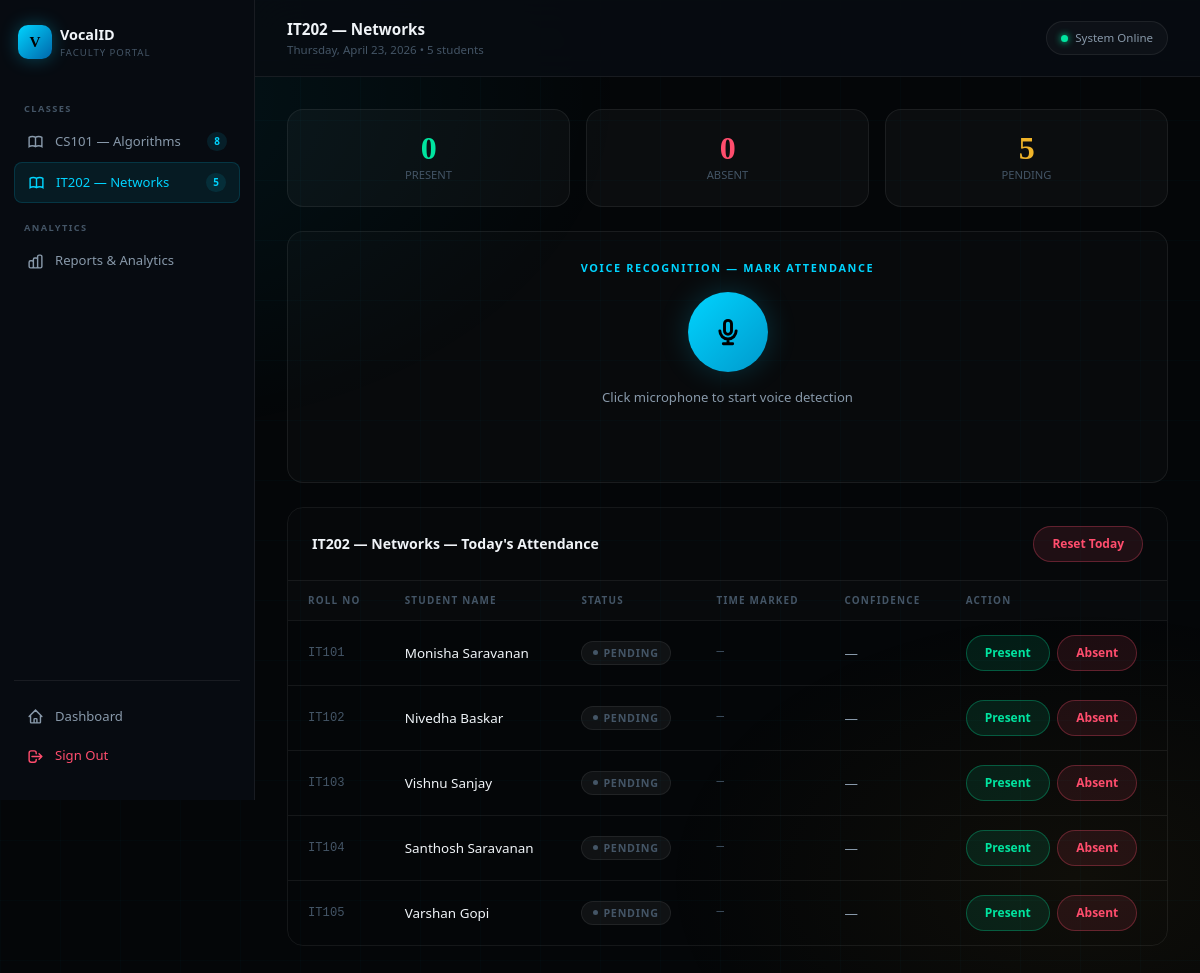
Page /class.php?id=class2 (signed in) on the committed database.
### tables this page shows
CREATE TABLE IF NOT EXISTS students (
    id          INT AUTO_INCREMENT PRIMARY KEY,
    name        VARCHAR(150) NOT NULL,
    email       VARCHAR(150) NOT NULL UNIQUE,
    roll_no     VARCHAR(50)  NOT NULL UNIQUE,
    department  VARCHAR(10)  NOT NULL,
    class_id    VARCHAR(20)  DEFAULT NULL,             
    enrolled    TINYINT(1)   DEFAULT 0,                
    created_at  TIMESTAMP DEFAULT CURRENT_TIMESTAMP
);

### class.php (the view, shortened to what this page needs)
<?php
require_once 'db.php';
$class_id = $_GET['id'] ?? 'class1';
$class_info = [
    'class1' => ['name' => 'CS101 — Algorithms',    'dept' => 'CS', 'color' => 'var(--accent-cyan)'],
    'class2' => ['name' => 'IT202 — Networks',       'dept' => 'IT', 'color' => 'var(--accent-emerald)'],
];
$current_class = $class_info[$class_id];
$students = [];
$stmt = $conn->prepare("SELECT id, name, roll_no, department FROM students WHERE class_id = ? ORDER BY roll_no ASC");
$stmt->bind_param("s", $class_id);
$stmt->execute();
$result = $stmt->get_result();
while ($row = $result->fetch_assoc()) {
    $students[] = $row;
}
$attendance_today = [];
$present_count = count(array_filter($attendance_today, fn($a) => $a['status'] === 'present'));
$absent_count  = count(array_filter($attendance_today, fn($a) => $a['status'] === 'absent'));
$total         = count($students);
$pending_count = $total - count($attendance_today);
?>
<!doctype html>
<html lang="en">
<head>
  <link href="https://cdn.jsdelivr.net/npm/bootstrap@5.3.3/dist/css/bootstrap.min.css" rel="stylesheet">
  <link rel="stylesheet" href="css/style.css">
</head>
<body>
<div id="app">
  <div class="dashboard-wrapper">
    <aside class="sidebar">
      <div class="d-flex align-items-center gap-2 mb-4 px-1">
        <div class="sidebar-logo-mark">V</div>
        <div>
          <div style="font-size:.9rem;font-weight:700;">VocalID</div>
          <div style="font-size:.6rem;color:var(--text-muted);text-transform:uppercase;letter-spacing:.1em;">Faculty Portal</div>
        </div>
      </div>
      <div class="section-label">Classes</div>
      <a href="class.php?id=class1" class="nav-btn <?= $class_id === 'class1' ? 'active' : '' ?>">
        CS101 — Algorithms <span class="nav-badge">8</span>
      </a>
      <a href="class.php?id=class2" class="nav-btn <?= $class_id === 'class2' ? 'active' : '' ?>">
        IT202 — Networks <span class="nav-badge">5</span>
      </a>
      <div class="section-label">Analytics</div>
      <a href="reports.php" class="nav-btn">
        Reports & Analytics
      </a>
      <div class="mt-auto pt-3" style="border-top:1px solid var(--border-subtle);">
        <a href="dashboard.php" class="nav-btn">
          <svg width="17" height="17" fill="none" stroke="currentColor" stroke-width="2" stroke-linecap="round" viewBox="0 0 24 24"><path d="M3 12l2-2m0 0l7-7 7 7M5 10v10a1 1 0 001 1h3m10-11l2 2m-2-2v10a1 1 0 01-1 1h-3m-6 0a1 1 0 001-1v-4a1 1 0 011-1h2a1 1 0 011 1v4a1 1 0 001 1m-6 0h6"/></svg>
          Dashboard
        </a>
        <a href="logout.php" class="nav-btn" style="color:var(--accent-rose);">
          <svg width="17" height="17" fill="none" stroke="currentColor" stroke-width="2" stroke-linecap="round" viewBox="0 0 24 24"><path d="M17 16l4-4m0 0l-4-4m4 4H7m6 4v1a3 3 0 01-3 3H6a3 3 0 01-3-3V7a3 3 0 013-3h4a3 3 0 013 3v1"/></svg>
          Sign Out
        </a>
      </div>
    </aside>
    <div class="dashboard-main">
      <div class="topbar">
        <div>
          <div style="font-size:.95rem;font-weight:600;"><?= htmlspecialchars($current_class['name']) ?></div>
          <div style="font-size:.72rem;color:var(--text-muted);"><?= date('l, F j, Y') ?> &bull; <?= $total ?> students</div>
        </div>
        <div class="d-flex gap-2 align-items-center">
          <div class="status-pill"><div class="status-dot"></div> System Online</div>
        </div>
      </div>
      <div style="padding:32px;">
        <div class="row g-3 mb-4">
          <div class="col-4">
            <div class="stat-card text-center">
              <div class="stat-value" style="color:var(--accent-emerald);"><?= $present_count ?></div>
              <div style="font-size:.7rem;color:var(--text-muted);text-transform:uppercase;">Present</div>
            </div>
          </div>
          <div class="col-4">
            <div class="stat-card text-center">
              <div class="stat-value" style="color:var(--accent-rose);"><?= $absent_count ?></div>
              <div style="font-size:.7rem;color:var(--text-muted);text-transform:uppercase;">Absent</div>
            </div>
          </div>
          <div class="col-4">
            <div class="stat-card text-center">
              <div class="stat-value" style="color:var(--accent-gold);"><?= $pending_count ?></div>
              <div style="font-size:.7rem;color:var(--text-muted);text-transform:uppercase;">Pending</div>
            </div>
          </div>
        </div>
        <div class="voice-panel">
          <p class="label-accent mb-3">Voice Recognition — Mark Attendance</p>
          <button class="mic-btn mb-3" id="mic-btn" onclick="startVoiceRecognition()">
            <svg width="28" height="28" fill="none" stroke="#000" stroke-width="2.5" stroke-linecap="round" viewBox="0 0 24 24"><path d="M19 11a7 7 0 01-7 7m0 0a7 7 0 01-7-7m7 7v4m0 0H8m4 0h4m-4-8a3 3 0 01-3-3V5a3 3 0 116 0v6a3 3 0 01-3 3z"/></svg>
          </button>
          <div id="voice-status" style="font-size:.82rem;color:var(--text-secondary);">Click microphone to start voice detection</div>
          <p class="api-log" id="voice-log"></p>
        </div>
        <div class="v-table-wrap">
          <div class="v-table-head d-flex justify-content-between align-items-center">
            <span style="font-size:.88rem;font-weight:600;"><?= htmlspecialchars($current_class['name']) ?> — Today's Attendance</span>
            <button onclick="resetAttendance()" class="btn-sm-danger">Reset Today</button>
          </div>
          <div style="overflow-x:auto;">
            <table id="student-table">
              <thead>
                <tr>
                  <th>Roll No</th>
                  <th>Student Name</th>
                  <th>Status</th>
                  <th>Time Marked</th>
                  <th>Confidence</th>
                  <th>Action</th>
                </tr>
              </thead>
              <tbody>
                <?php foreach ($students as $student):
                  $roll = $student['roll_no'];
                  $att  = $attendance_today[$roll] ?? null;
                  $status    = $att['status']     ?? 'pending';
                  $time_mark = $att['time']        ?? '—';
                  $conf      = $att['confidence']  ?? 0;
                  $row_class = $status === 'present' ? 'row-present' : ($status === 'absent' ? 'row-absent' : '');
                  $badge_cls = $status === 'present' ? 'badge-present' : ($status === 'absent' ? 'badge-absent' : 'badge-pending');
                  $badge_lbl = ucfirst($status);
                ?>
                <tr class="<?= $row_class ?>" id="row-<?= htmlspecialchars($roll) ?>">
                  <td class="td-roll"><?= htmlspecialchars($roll) ?></td>
                  <td class="td-name"><?= htmlspecialchars($student['name']) ?></td>
                  <td><span class="badge-v <?= $badge_cls ?>" id="badge-<?= htmlspecialchars($roll) ?>"><?= $badge_lbl ?></span></td>
                  <td style="font-size:.78rem;color:var(--text-muted);font-family:var(--font-mono);" id="time-<?= htmlspecialchars($roll) ?>">
                    <?= $time_mark ?>
                  </td>
                  <td id="conf-<?= htmlspecialchars($roll) ?>">
                    <?php if ($conf > 0): ?>
                      <div class="conf-wrap">
                        <div class="conf-bg"><div class="conf-fill" style="width:<?= $conf ?>%"></div></div>
                        <span style="font-size:.76rem;font-family:var(--font-mono);color:var(--text-secondary);"><?= $conf ?>%</span>
                      </div>
                    <?php else: ?>—<?php endif; ?>
                  </td>
                  <td>
                    <button onclick="manualMark('<?= htmlspecialchars($student['name']) ?>', '<?= htmlspecialchars($roll) ?>', 'present')"
                            class="btn-sm-success me-1">Present</button>
                    <button onclick="manualMark('<?= htmlspecialchars($student['name']) ?>', '<?= htmlspecialchars($roll) ?>', 'absent')"
                            class="btn-sm-danger">Absent</button>
                  </td>
                </tr>
                <?php endforeach; ?>
              </tbody>
            </table>
          </div>
        </div>
      </div>
    </div>
  </div>
</div>
</body>
</html>

### class.php (style rules this page uses)
.label-accent { font-size:.68rem; font-weight:700; letter-spacing:.15em; text-transform:uppercase; color:var(--accent-cyan); }
.mic-btn { width:80px; height:80px; border-radius:50%; background:linear-gradient(135deg,var(--accent-cyan),#0099cc); border:none; display:flex; align-items:center; justify-content:center; cursor:pointer; box-shadow:0 0 30px rgba(0,212,255,.2); transition:transform .25s, box-shadow .25s; margin:0 auto; }
.voice-panel { background:rgba(255,255,255,.02); border:1px solid var(--border-subtle); border-radius:16px; padding:28px; text-align:center; margin-bottom:24px; }
.api-log { font-size:.72rem; color:var(--text-muted); font-family:var(--font-mono); margin-top:10px; min-height:20px; }

### rows in the picture
students: roll_no "IT101", name "Monisha Saravanan", badge_lbl "PENDING", time_mark "—"
students: roll_no "IT102", name "Nivedha Baskar", badge_lbl "PENDING", time_mark "—"
students: roll_no "IT103", name "Vishnu Sanjay", badge_lbl "PENDING", time_mark "—"
students: roll_no "IT104", name "Santhosh Saravanan", badge_lbl "PENDING", time_mark "—"
students: roll_no "IT105", name "Varshan Gopi", badge_lbl "PENDING", time_mark "—"

### other values in the picture
$current_class['name'] "IT202 — Networks"
$total "5"
$present_count "0"
$absent_count "0"
$pending_count "5"
